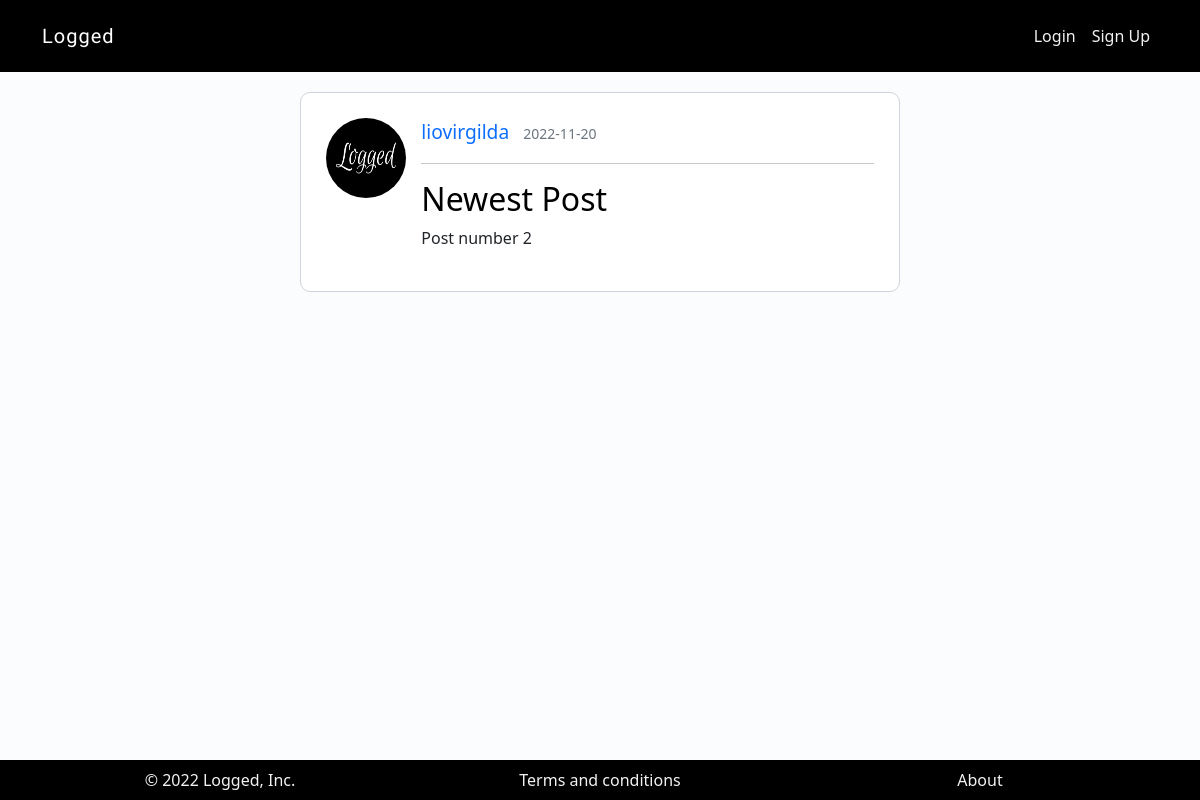
Screenshot of /post/2 with the database file from the repository.
### blogapp/models.py (models this page shows, shortened)
class User(db.Model):
    id = db.Column(db.Integer, primary_key=True)
    name = db.Column(db.String, nullable=False)
    username = db.Column(db.String, unique=True, nullable=False)
    email = db.Column(db.String, unique=True, nullable=False)
    password = db.Column(db.String(40), nullable=False)
    profile_picture = db.Column(db.String, nullable=False, default="default.jpeg")
    summary = db.Column(db.String)
    posts = db.relationship("Post", backref="author", lazy=True)

class Post(db.Model):
    id = db.Column(db.Integer, primary_key=True)
    title = db.Column(db.String(100), nullable=False)
    postedOn = db.Column(db.DateTime, nullable=False, default=datetime.utcnow)
    text = db.Column(db.Text, nullable=False)
    user_id = db.Column(db.Integer, db.ForeignKey("user.id"), nullable=False)

### blogapp/routes.py (the view)
@app.route("/post/<int:id>")
def singlepost(id):
    post = db.session.execute(db.select(Post).where(
            Post.id == id)).scalar()
    return render_template("post.html", post = post)

### blogapp/templates/post.html (shortened to what this page needs)
{% extends 'layout.html' %}
{% block content %}
<div class="container posts">
    <div class="row">
        <div class="col-3 col-md-2">
            <img class="picture_post" src="../static/uploads/{{post.author.profile_picture}}" alt="Profile Picture">
        </div>
        <div class="col-9 col-md-10">
            <div>
                <a class="post-author mr-2" href="/{{post.user_id}}">{{ post.author.name }}</a>
                <small class="text-muted">{{ post.postedOn.strftime("%Y-%m-%d") }}</small>
            </div>
            <hr>
            <div class="post-text">
                <h2><a class="post-title" href="/post/{{post.id}}">{{ post.title }}</a></h2>
                <p class="post-content">{{ post.text }}</p>
            </div>
        </div>
    </div>
</div>
{% endblock %}

### blogapp/static/css/style.css (style rules this page uses)
body { background-color: #fafcfd; }
.signup, .login, .account, .homepage, .posts { margin: 50px auto; width: 70%; padding: 20px; border: 1px solid #ced4da; border-radius: 10px; background-color: #ffffff; }
.posts { margin: 20px auto; }
.picture_post { width:50px; height:50px; border-radius: 50%; }
.post-author { font-size: 1.2em; padding-right: 10px; text-decoration: none; }
.post-title { text-decoration: none; color: #000; }
@media only screen and (min-width: 768px) { .signup, .login, .homepage, .posts { width: 50%; padding: 25px; } }
@media only screen and (min-width: 992px) { .picture_post { width: 80px; height: 80px; } }

### rows the page displays
User: author.profile_picture (picture), author.name "liovirgilda"
Post: postedOn "2022-11-20", title "Newest Post", text "Post number 2"
